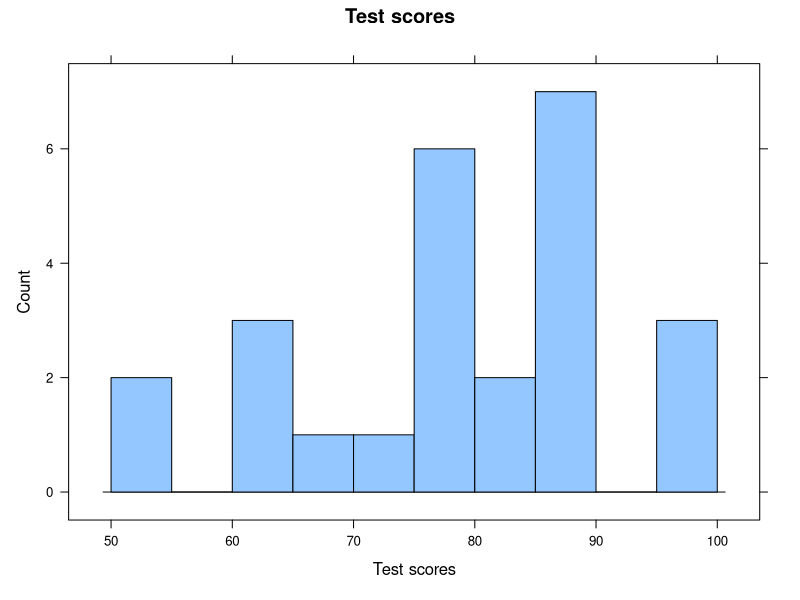
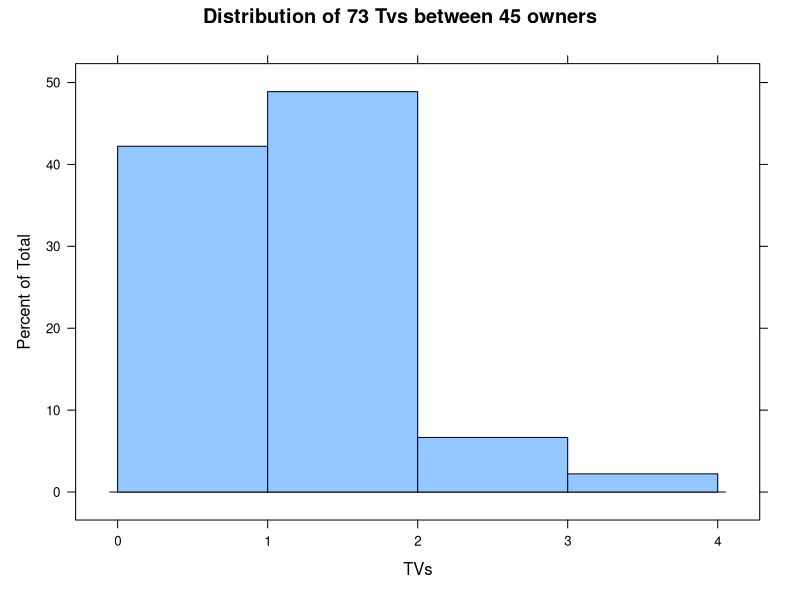

These charts were generated, in order, by the following R code:
## ---- chunk 1
knitr::opts_chunk$set(cache=TRUE, warning=FALSE, message=FALSE, fig.width=12)
## ---- chunk 2
library(lattice)
library(xtable)
## ---- chunk 3
e2 <- c(72, 79, 81, 80, 63, 62, 89, 90, 50, 78, 87, 97, 55, 69, 97, 87, 88, 99, 76, 78, 65, 77, 88, 90, 81)
## ---- chunk 4
histogram(~e2,
          type = "count",
          xlab = "Test scores",
          main = "Test scores",
          breaks = seq(from = 50, to = 100, by = 5))
max(e2)
## ---- chunk 5
e3 <- data.frame(tv = rep(c(0, 1, 2, 3, 4), c(2, 17, 22, 3, 1)))
sum(e3$tv)
## ---- chunk 6
histogram(~e3,
          xlab = "TVs",
          main = "Distribution of 73 Tvs between 45 owners",
          breaks = seq(from = 0, to = 4, by = 1))
